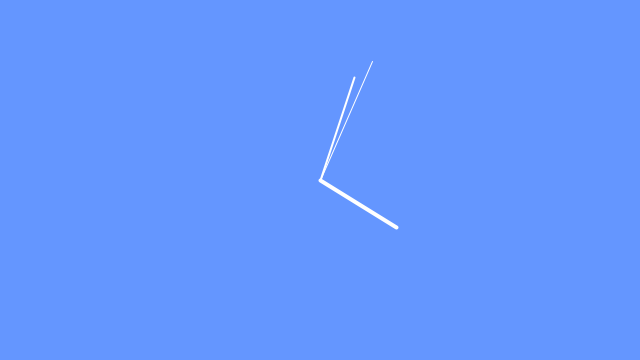
Frame 1 (no input)
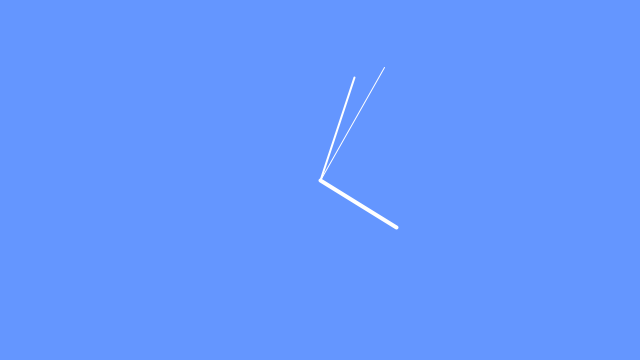
Frame 60 (the mouse pressed at the canvas centre just before this capture)
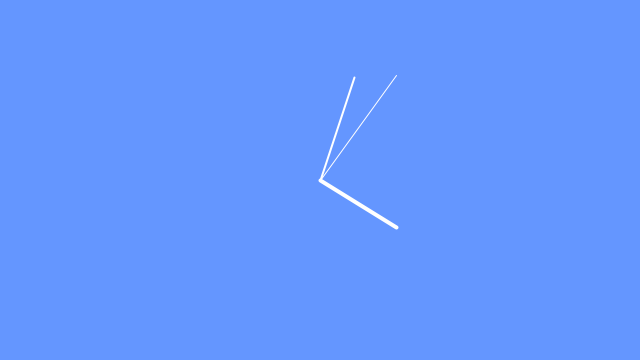
Frame 120 (the mouse held since frame 60 and released just before this capture)

The Processing sketch that drew these frames (run headless with seeded random() and noise(); from frame 60 on, the mouse is pressed at the canvas centre):

// Processing sketch: processing_156242
// ── processing_156242.pde


int cx, cy;
float secondsRadius;
float minutesRadius;
float hoursRadius;
float clockDiameter;

void setup() {
  size(640, 360);
  stroke(255);
  
  int radius = min(width, height) / 2;
  secondsRadius = radius * 0.72;
  minutesRadius = radius * 0.60;
  hoursRadius = radius * 0.50;
  clockDiameter = radius * 1.8;
  
  cx = width / 2;
  cy = height / 2;
}

void draw() {
  background(100,150,400);
  
  // Draw the clock background
  fill(450
  );
  noStroke();
  ellipse(cx, cy, clockDiameter, clockDiameter);
  
  // Angles for sin() and cos() start at 3 o'clock;
  // subtract HALF_PI to make them start at the top
  float s = map(second(), 0, 60, 0, TWO_PI) - HALF_PI;
  float m = map(minute() + norm(second(), 0, 60), 0, 60, 0, TWO_PI) - HALF_PI; 
  float h = map(hour() + norm(minute(), 0, 60), 0, 24, 0, TWO_PI * 2) - HALF_PI;
  
  // Draw the hands of the clock
  stroke(255);
  strokeWeight(1);
  line(cx, cy, cx + cos(s) * secondsRadius, cy + sin(s) * secondsRadius);
  strokeWeight(2);
  line(cx, cy, cx + cos(m) * minutesRadius, cy + sin(m) * minutesRadius);
  strokeWeight(4);
  line(cx, cy, cx + cos(h) * hoursRadius, cy + sin(h) * hoursRadius);
  
  // Draw the minute ticks
  strokeWeight(10);
  beginShape(LINE);
  for (int a = 0; a < 360; a+=6) {
    float angle = radians(a);
    float x = cx + cos(angle) * secondsRadius;
    float y = cy + sin(angle) * secondsRadius;
   vertex(x,y);
  }
  endShape();
}
